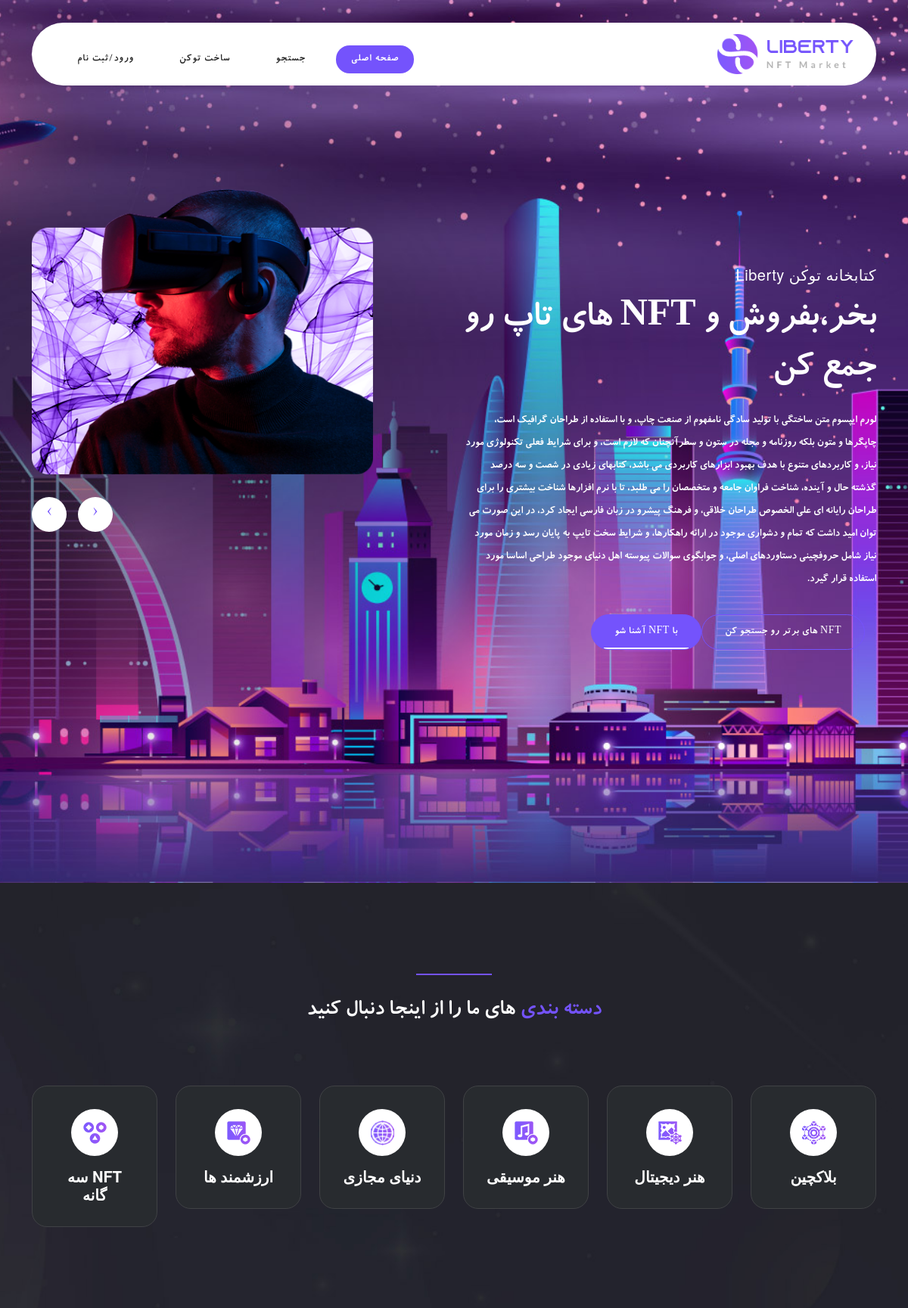
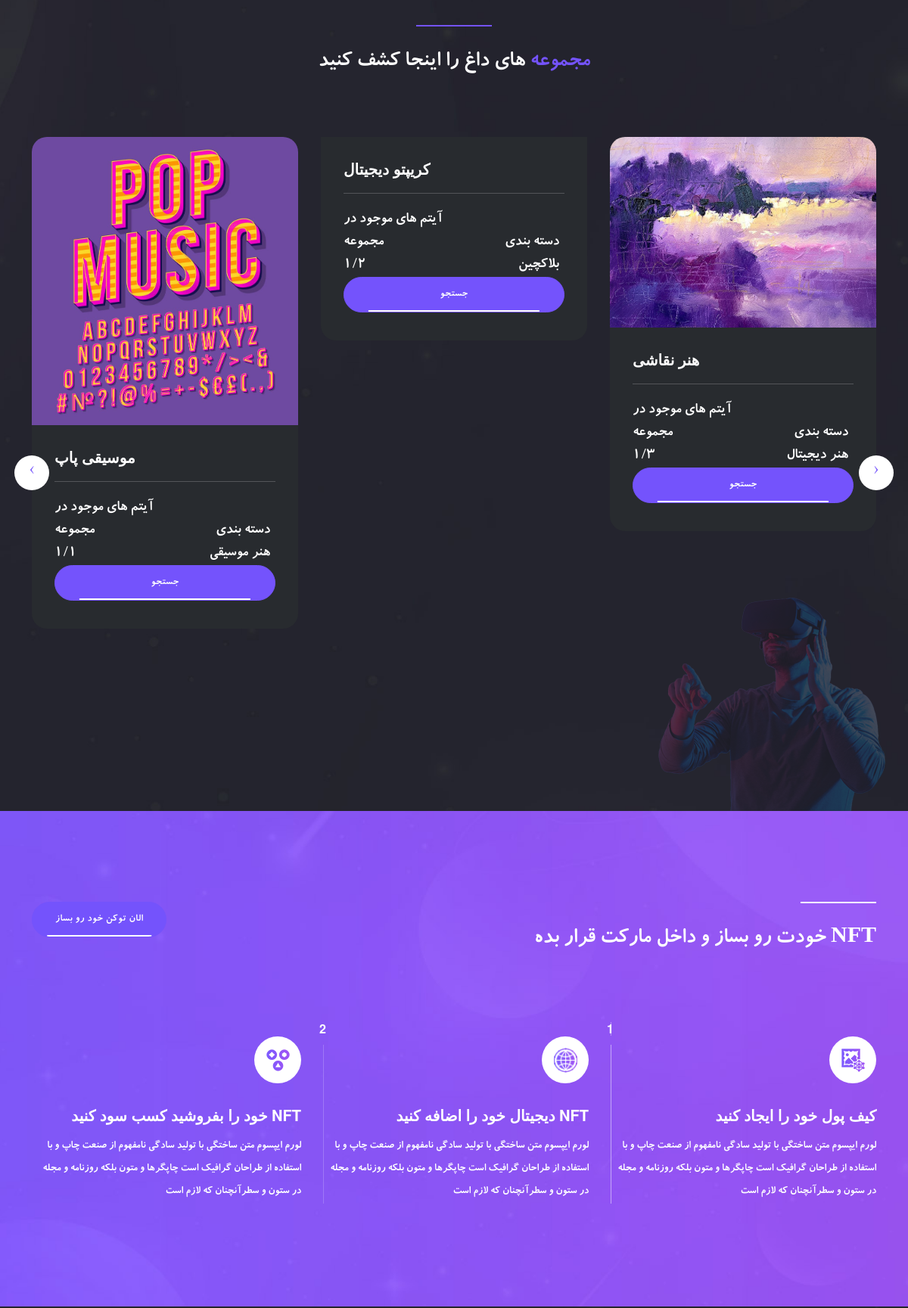
The page / (upper part) on the database its author committed (2 pictures, top to bottom).
### web/models.py (models this page shows, shortened)
class Category(models.Model):
    name = models.CharField(max_length=255)
    image = models.ImageField(upload_to='store/Category')
    class Meta:
        verbose_name_plural = 'categories'

class Collection(models.Model):
    name = models.CharField(max_length=255)
    image = models.ImageField(upload_to='collection/', null=True)
    hot = models.BooleanField(default=False)
    category = models.ManyToManyField(Category)

### web/views.py (the view)
# urls.py: path('', views.index, name='index'),
def index(request):
    posts = Post.objects.filter(Active=1)
    context = {'posts': posts}
    return render(request, 'web/index.html', context)

### web/templatetags/main_tags.py (called while the page is built)
@register.inclusion_tag('web/index-categories.html')
def postcategories():
    posts = Post.objects.filter(Active=1)
    categories = Category.objects.all()
    Dict = {}
    for cat in categories:
        Dict[cat] = posts.filter(category=cat)
    return {'Dict': Dict}

@register.inclusion_tag('web/index-collections.html')
def postcollection():
    posts = Post.objects.filter(Active=1)
    collections = Collection.objects.filter(hot=1)
    Dict = {}
    for col in collections:
        Dict[col] = posts.filter(collection=col)
    for coll in collections:
        collect = posts.filter(collection=coll).count()
    return {'posts': posts, 'Dict': Dict, 'collect': collect}

### templates/web/index.html (shortened to what this page needs)
{% extends 'base.html' %}
{% load main_tags %}
{% load static %}
{% block body %}
       <header class="header-area header-sticky">
        <div class="container">
            <div class="row">
                <div class="col-12">
                    <nav class="main-nav">
                        <a href="index.html" class="logo">
                            <img src="{% static 'assets/images/logo.png' %}" alt>
                        </a>
                        <ul class="nav">
                            <li><a href="{% url 'web:index' %}" class="active">صفحه اصلی</a></li>
                            <li><a href="{% url 'web:explore' %}">جستجو</a></li>
                            <li><a href="{% url 'web:create' %}">ساخت توکن</a></li>
                            <li><a href="{% url 'account:login' %}">ورود/ثبت نام</a></li>
                        </ul>
                    </nav>
                </div>
            </div>
        </div>
    </header>
        <div class="main-banner">
            <div class="container">
                <div class="row">
                    <div class="col-lg-6 align-self-center">
                        <div class="header-text">
                            <h6>کتابخانه توکن Liberty</h6>
                            <h2>بخر،بفروش و NFT های تاپ رو جمع کن</h2>
                            <p>لورم ایپسوم متن ساختگی با تولید سادگی نامفهوم از
                                صنعت چاپ، و با استفاده
                                از طراحان گرافیک است، چاپگرها و متون بلکه
                                روزنامه و مجله در ستون و سطرآنچنان که لازم
                                است، و برای شرایط فعلی تکنولوژی مورد نیاز، و
                                کاربردهای متنوع با هدف بهبود
                                ابزارهای کاربردی می باشد، کتابهای زیادی در شصت و
                                سه درصد گذشته حال و آینده،
                                شناخت فراوان جامعه و متخصصان را می طلبد، تا با
                                نرم افزارها شناخت بیشتری
                                را برای طراحان رایانه ای علی الخصوص طراحان
                                خلاقی، و فرهنگ پیشرو در
                                زبان فارسی ایجاد کرد، در این صورت می توان امید
                                داشت که تمام و دشواری موجود در ارائه راهکارها،
                                و شرایط سخت تایپ به پایان رسد و زمان مورد نیاز
                                شامل حروفچینی دستاوردهای اصلی،
                                و جوابگوی سوالات پیوسته اهل دنیای موجود طراحی
                                اساسا مورد استفاده قرار گیرد.</p>
                        </div>
                        <div class="button">
                            <div class="border-button">
                                <a href="explore.html">NFT های برتر رو جستجو کن</a>
                            </div>
                            <div class="main-button">
                                <a href="https://www.aparat.com/v/OjqM2"
                                    target="_blank">با NFT آشنا شو</a>
                            </div>
                        </div>
                    </div>
                    <div class="col-lg-5 offset-lg-1">
                        <div class="owl-banner owl-carousel">
                            <div class="item">
                                <img src="{% static 'assets/images/banner-01.png' %}" alt>
                            </div>
                        </div>
                    </div>
                </div>
            </div>
        </div>
        <div class="categories-collections">
            <div class="container">
                <div class="row">
                    {% postcategories %}
                    {% postcollection %}
                </div>
            </div>
        </div>
        <div class="create-nft">
            <div class="container">
                <div class="row">
                    <div class="col-lg-8">
                        <div class="section-heading">
                            <div class="line-dec"></div>
                            <h2>NFT خودت رو بساز و داخل مارکت قرار بده</h2>
                        </div>
                    </div>
                    <div class="col-lg-4">
                        <div class="main-button">
                            <a href="{% url 'web:create' %}">الان توکن خود رو بساز</a>
                        </div>
                    </div>
                    <div class="col-lg-4">
                        <div class="item first-item">
                            <div class="number">
                                <h6>1</h6>
                            </div>
                            <div class="icon">
                                <img src="{% static 'assets/images/icon-02.png' %}" alt>
                            </div>
                            <h4>کیف پول خود را ایجاد کنید</h4>
                            <p>لورم ایپسوم متن ساختگی با تولید سادگی نامفهوم از
                                صنعت چاپ و با استفاده از طراحان گرافیک است
                                چاپگرها و متون بلکه روزنامه و مجله در ستون و
                                سطرآنچنان که لازم است</p>
                        </div>
                    </div>
                    <div class="col-lg-4">
                        <div class="item second-item">
                            <div class="number">
                                <h6>2</h6>
                            </div>
                            <div class="icon">
                                <img src="{% static 'assets/images/icon-04.png' %}" alt>
                            </div>
                            <h4>NFT دیجیتال خود را اضافه کنید</h4>
                            <p>لورم ایپسوم متن ساختگی با تولید سادگی نامفهوم از
                                صنعت چاپ و با استفاده از طراحان گرافیک است
                                چاپگرها و متون بلکه روزنامه و مجله در ستون و
                                سطرآنچنان که لازم است </p>
                        </div>
                    </div>
                    <div class="col-lg-4">
                        <div class="item">
                            <div class="icon">
                                <img src="{% static 'assets/images/icon-06.png' %}" alt>
                            </div>
                            <h4>NFT خود را بفروشید کسب سود کنید</h4>
                            <p>لورم ایپسوم متن ساختگی با تولید سادگی نامفهوم از
                                صنعت چاپ و با استفاده از طراحان گرافیک است
                                چاپگرها و متون بلکه روزنامه و مجله در ستون و
                                سطرآنچنان که لازم است </p>
                        </div>
                    </div>
                </div>
            </div>
        </div>
    {% endblock %}

### templates/web/index-categories.html (shortened to what this page needs)
<div class="col-lg-12">
<div class="categories">
    <div class="row">
        <div class="col-lg-12">
            <div class="section-heading">
                <div class="line-dec"></div>
                <h2><em>دسته بندی</em> های ما را از
                    اینجا دنبال کنید</h2>
            </div>
        </div>
        {% for d in Dict %}
            <div class="col-lg-2 col-sm-6">
                <div class="item">
                    <div class="icon">
                        <img src="{{d.image.url}}"
                            alt>
                    </div>
                    <h4>{{d.name}}</h4>
                </div>
            </div>
        {% endfor %}
    </div>
</div>
</div>

### templates/web/index-collections.html
<div class="col-lg-12">
    <div class="collections">
        <div class="row">
            <div class="col-lg-12">
                <div class="section-heading">
                    <div class="line-dec"></div>
                    <h2><em>مجموعه </em>های داغ را اینجا کشف
                        کنید</h2>
                </div>
            </div>
            <div class="col-lg-12">
                <div class="owl-collection owl-carousel">
                    {% for d in Dict %}
                    <div class="item">
                        <img
                            src="{{d.image.url}}"
                            alt>
                        <div class="down-content">
                            <h4>{{d.name}}</h4>
                            <span class="collection">آیتم
                            های موجود در مجموعه<br><strong>{{collect}}/{{d.pk}}</strong></span>
                        {% for cat in d.category.all %}
                        <span class="category">دسته بندی<br><strong>{{cat.name}}</strong></span>
                        {% endfor %}
                            <div class="main-button">
                                <a href="{% url 'web:collection' col=d.name %}">جستجو</a>
                            </div>
                        </div>
                    </div>
                    {% endfor %}
                </div>
            </div>
        </div>
    </div>
</div>

### rows shown on the page
Category: image (picture), name "بلاکچین"
Category: image (picture), name "هنر دیجیتال"
Category: image (picture), name "هنر موسیقی"
Category: image (picture), name "دنیای مجازی"
Category: image (picture), name "ارزشمند ها"
Category: image (picture), name "NFT سه گانه"
Collection: image (picture), name "موسیقی پاپ", collect "1", pk "1"
Collection: name "کریپتو دیجیتال", hot "1", pk "2"
Collection: image (picture), name "هنر نقاشی", hot "1", pk "3"
